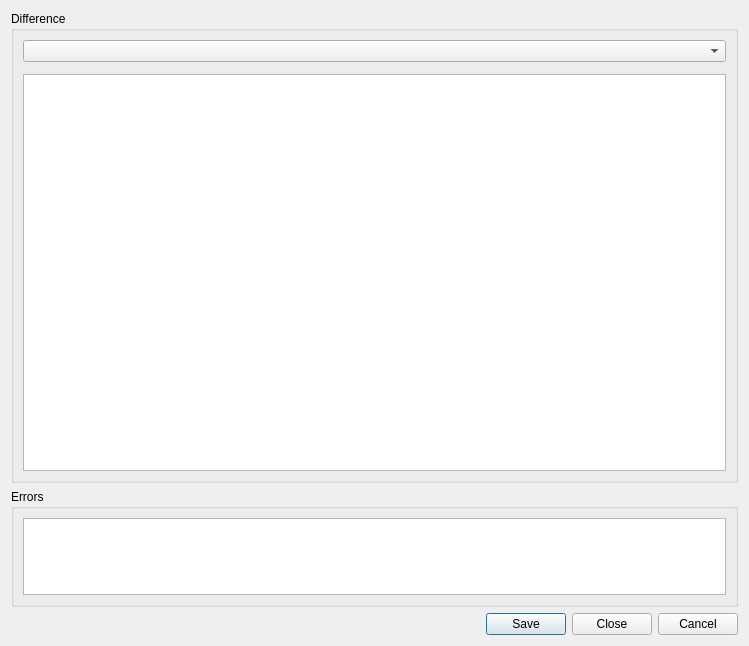
<?xml version="1.0" encoding="UTF-8"?>
<ui version="4.0">
 <class>SvnDiffDialog</class>
 <widget class="QWidget" name="SvnDiffDialog">
  <property name="geometry">
   <rect>
    <x>0</x>
    <y>0</y>
    <width>749</width>
    <height>646</height>
   </rect>
  </property>
  <property name="windowTitle">
   <string>Subversion Diff</string>
  </property>
  <layout class="QVBoxLayout">
   <item>
    <widget class="QGroupBox" name="contentsGroup">
     <property name="sizePolicy">
      <sizepolicy hsizetype="Preferred" vsizetype="Preferred">
       <horstretch>0</horstretch>
       <verstretch>4</verstretch>
      </sizepolicy>
     </property>
     <property name="title">
      <string>Difference</string>
     </property>
     <layout class="QVBoxLayout" name="verticalLayout">
      <item>
       <widget class="QComboBox" name="filesCombo"/>
      </item>
      <item>
       <widget class="EricTextEditSearchWidget" name="searchWidget" native="true">
        <property name="focusPolicy">
         <enum>Qt::WheelFocus</enum>
        </property>
       </widget>
      </item>
      <item>
       <widget class="QPlainTextEdit" name="contents">
        <property name="whatsThis">
         <string>&lt;b&gt;Subversion Diff&lt;/b&gt;&lt;p&gt;This shows the output of the svn diff command.&lt;/p&gt;</string>
        </property>
        <property name="lineWrapMode">
         <enum>QPlainTextEdit::NoWrap</enum>
        </property>
        <property name="readOnly">
         <bool>true</bool>
        </property>
        <property name="tabStopDistance">
         <double>8.000000000000000</double>
        </property>
       </widget>
      </item>
     </layout>
    </widget>
   </item>
   <item>
    <widget class="QGroupBox" name="errorGroup">
     <property name="sizePolicy">
      <sizepolicy hsizetype="Preferred" vsizetype="Expanding">
       <horstretch>0</horstretch>
       <verstretch>1</verstretch>
      </sizepolicy>
     </property>
     <property name="title">
      <string>Errors</string>
     </property>
     <layout class="QVBoxLayout">
      <item>
       <widget class="QTextEdit" name="errors">
        <property name="readOnly">
         <bool>true</bool>
        </property>
        <property name="acceptRichText">
         <bool>false</bool>
        </property>
       </widget>
      </item>
     </layout>
    </widget>
   </item>
   <item>
    <widget class="QDialogButtonBox" name="buttonBox">
     <property name="orientation">
      <enum>Qt::Horizontal</enum>
     </property>
     <property name="standardButtons">
      <set>QDialogButtonBox::Cancel|QDialogButtonBox::Close|QDialogButtonBox::Save</set>
     </property>
    </widget>
   </item>
  </layout>
 </widget>
 <customwidgets>
  <customwidget>
   <class>EricTextEditSearchWidget</class>
   <extends>QWidget</extends>
   <header>EricWidgets/EricTextEditSearchWidget.h</header>
   <container>1</container>
  </customwidget>
 </customwidgets>
 <tabstops>
  <tabstop>filesCombo</tabstop>
  <tabstop>searchWidget</tabstop>
  <tabstop>contents</tabstop>
  <tabstop>errors</tabstop>
 </tabstops>
 <resources/>
 <connections/>
</ui>
